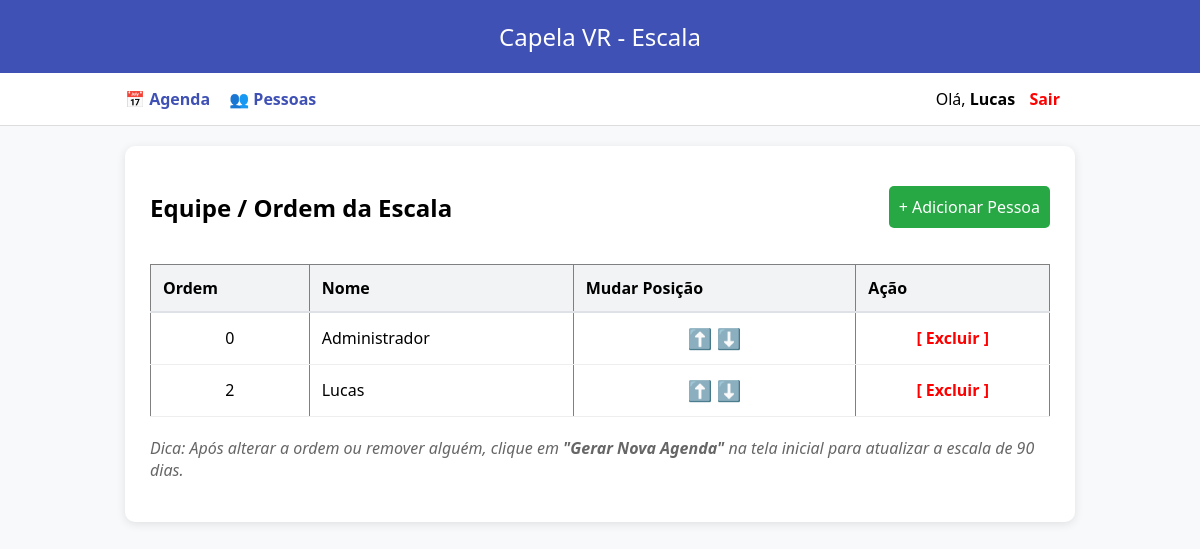
/pessoas (signed in), run on the app's committed database.
### tables this page shows
CREATE TABLE pessoas (
            id INTEGER PRIMARY KEY AUTOINCREMENT,
            nome TEXT NOT NULL,
            login TEXT UNIQUE,
            senha TEXT DEFAULT '1234',
            role TEXT DEFAULT 'user',
            primeiro_login INTEGER DEFAULT 1,
            ordem INTEGER NOT NULL,
            ativo INTEGER DEFAULT 1
        );

### app.py (the view)
@app.route("/pessoas")
def pessoas():
    if session.get('role') != 'admin': return redirect(url_for("login"))
    with get_db() as db:
        c = db.cursor()
        c.execute("SELECT * FROM pessoas ORDER BY ordem")
        lista = c.fetchall()
    return render_template("pessoas.html", pessoas=lista)

### app.py (called while the page is built)
def get_db():
    conn = sqlite3.connect(DB_NAME, timeout=10)
    conn.row_factory = sqlite3.Row
    return conn

### templates/pessoas.html
{% extends "base.html" %}
{% block content %}
<div style="display: flex; justify-content: space-between; align-items: center;">
    <h2>Equipe / Ordem da Escala</h2>
    <a href="/cadastrar" style="background: #28a745; color: white; padding: 10px; text-decoration: none; border-radius: 5px;">+ Adicionar Pessoa</a>
</div>
<table border="1" style="width: 100%; border-collapse: collapse; margin-top: 20px;">
    <thead>
        <tr style="background: #f4f4f4;">
            <th>Ordem</th>
            <th>Nome</th>
            <th>Mudar Posição</th>
            <th>Ação</th>
        </tr>
    </thead>
    <tbody>
        {% for p in pessoas %}
        <tr>
            <td align="center">{{ p['ordem'] }}</td>
            <td>{{ p['nome'] }}</td>
            <td align="center">
                <a href="/mover_pessoa/{{ p['id'] }}/subir" style="text-decoration: none; font-size: 20px;">⬆️</a>
                <a href="/mover_pessoa/{{ p['id'] }}/descer" style="text-decoration: none; font-size: 20px;">⬇️</a>
            </td>
            <td align="center">
                <a href="/remover_pessoa/{{ p['id'] }}"
                   onclick="return confirm('Deseja mesmo remover {{ p['nome'] }}? Isso afetará a agenda.')"
                   style="color: red; text-decoration: none; font-weight: bold;">[ Excluir ]</a>
            </td>
        </tr>
        {% endfor %}
    </tbody>
</table>
<p style="margin-top: 20px; color: #666;">
    <i>Dica: Após alterar a ordem ou remover alguém, clique em <b>"Gerar Nova Agenda"</b> na tela inicial para atualizar a escala de 90 dias.</i>
</p>
{% endblock %}

### static/style.css (style rules this page uses)
body { font-family: 'Segoe UI', sans-serif; background: #f8f9fa; margin: 0; padding: 0; }
table { width: 100%; border-collapse: collapse; margin-top: 15px; }
th { background: #f1f3f5; padding: 12px; text-align: left; border-bottom: 2px solid #dee2e6; }
td { padding: 12px; border-bottom: 1px solid #eee; }

### data on the page
pessoas: ordem "0", nome "Administrador"
pessoas: ordem "2", nome "Lucas"

### other printed values
{{ session['nome']|capitalize }} "Lucas"
